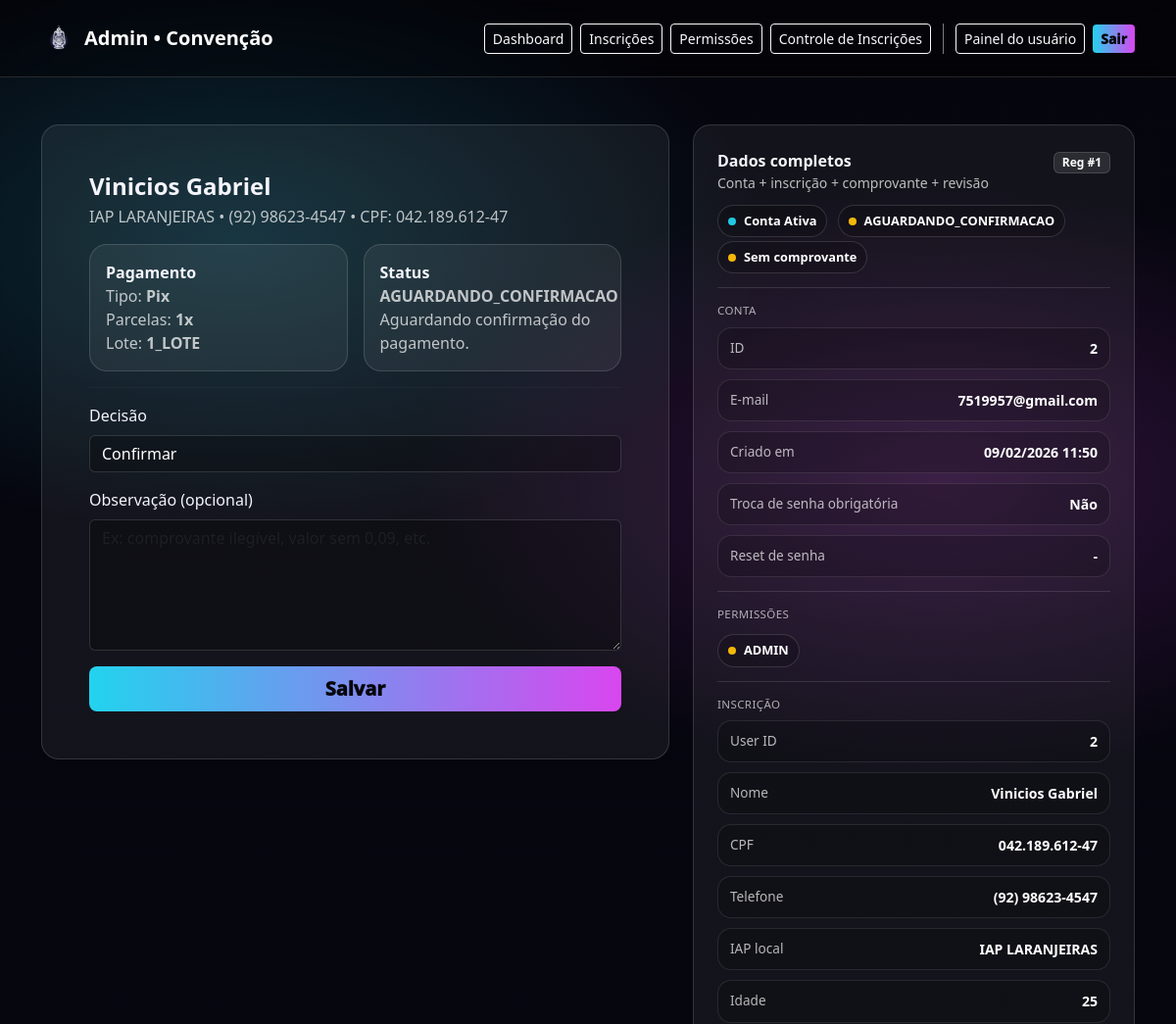
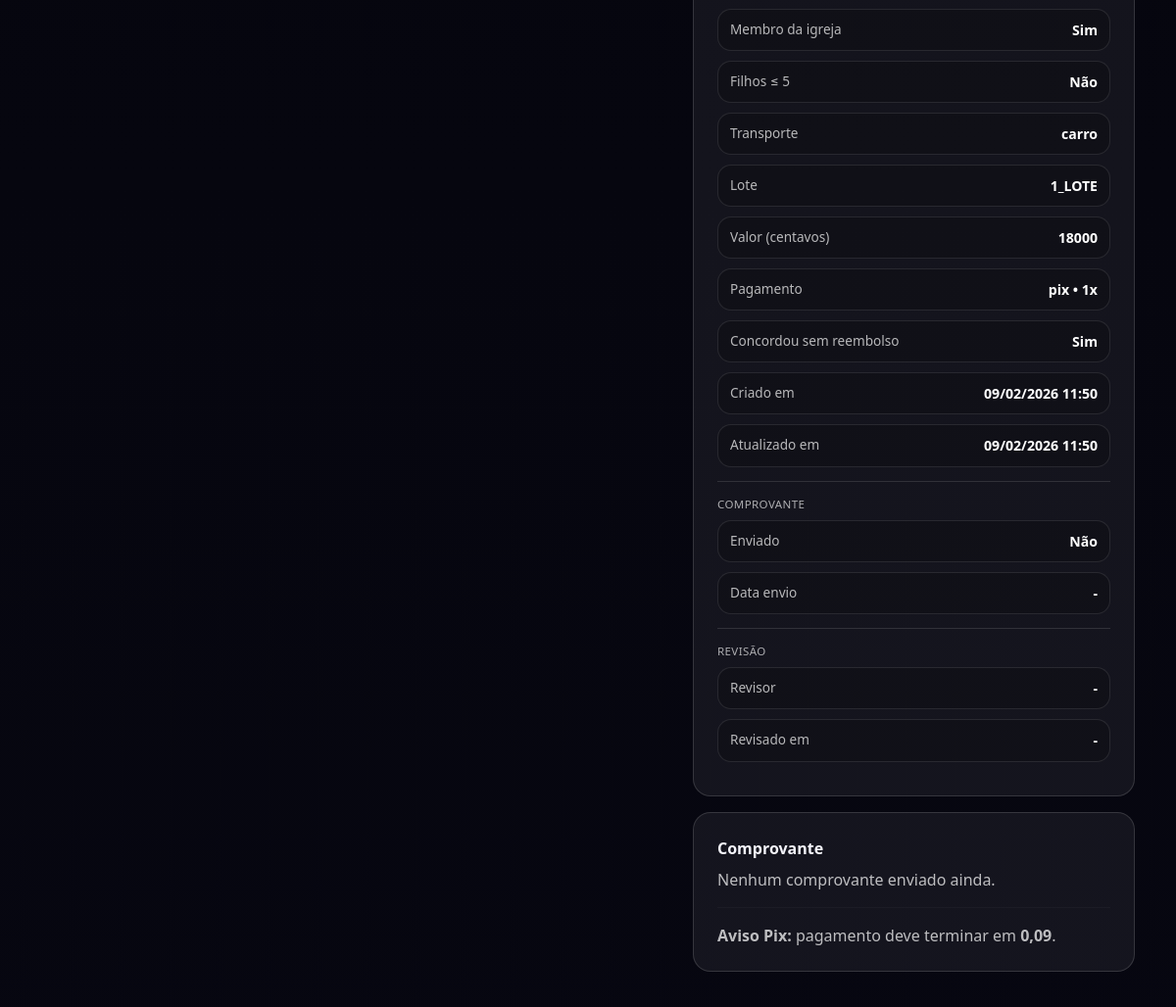
The app's page /admin/inscricoes/1 (signed in, upper part), older data (2 pictures, top to bottom).
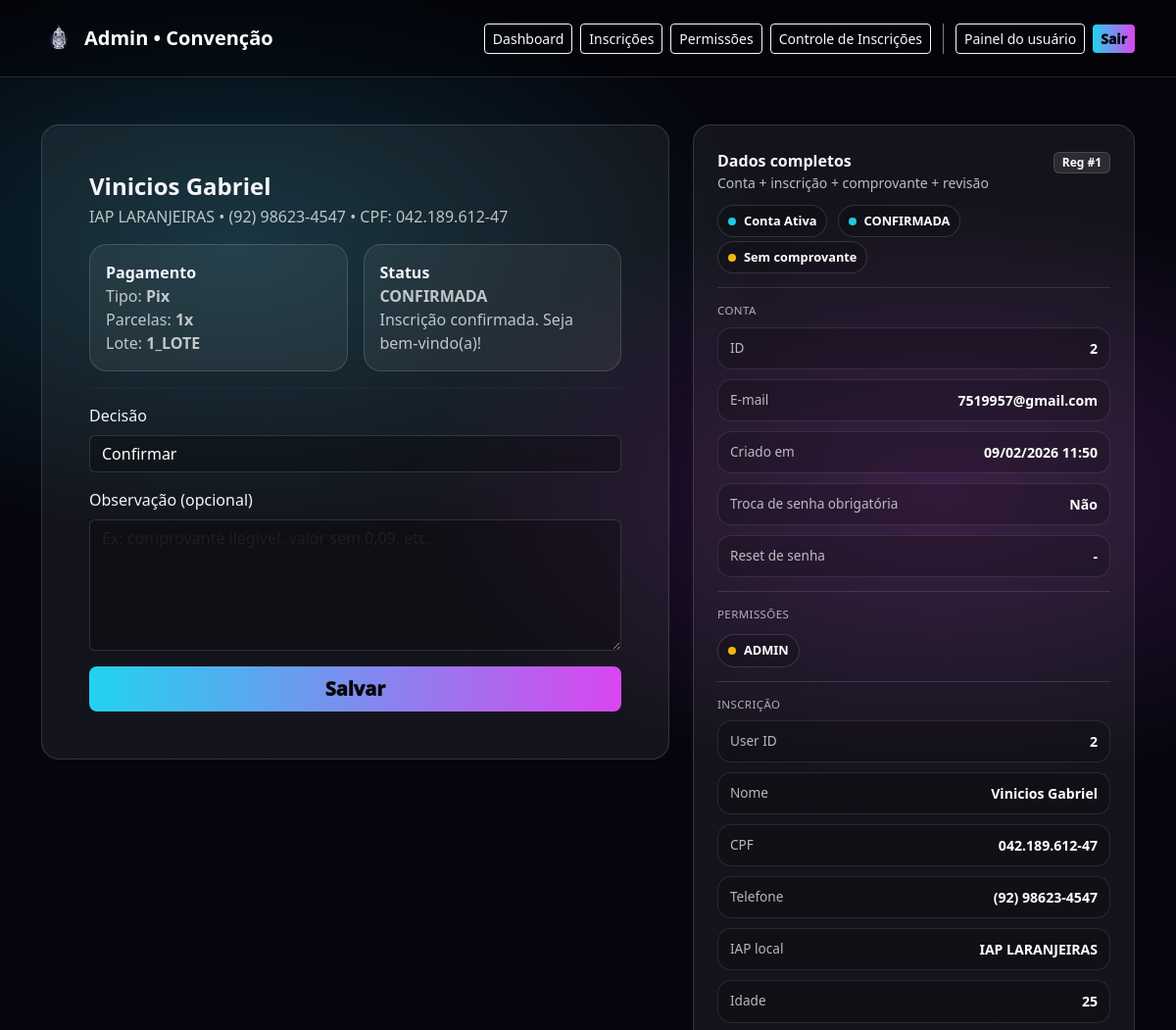
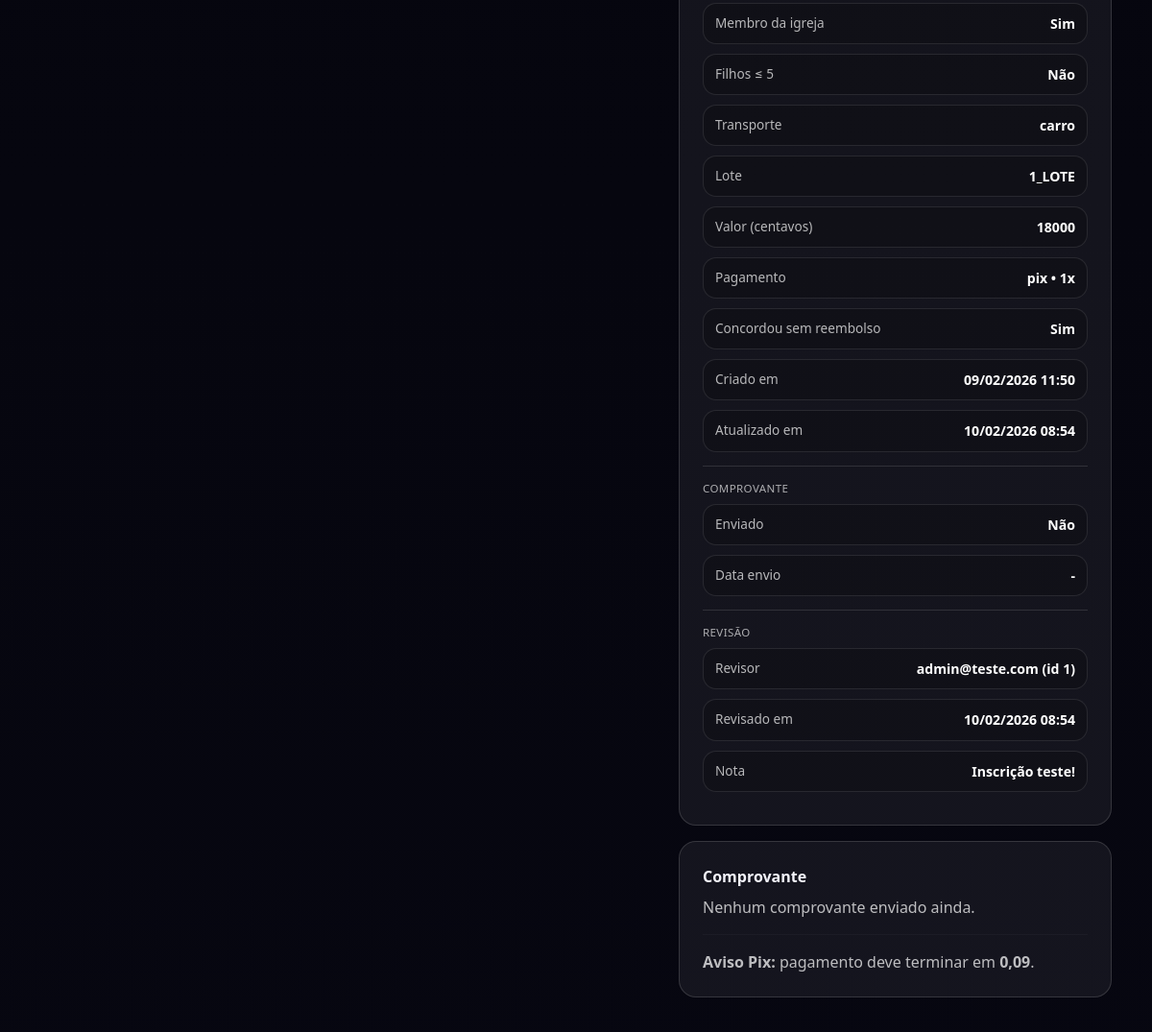
The same page, newer data (2 pictures, top to bottom).
### src/models.py (models this page shows, shortened)
class Registration(database.Model):
    __tablename__ = "registrations"
    id = database.Column(database.Integer, primary_key=True)
    user_id = database.Column(database.Integer, database.ForeignKey(
        "users.id"), unique=True, nullable=False)
    full_name = database.Column(database.String(150), nullable=False)
    cpf = database.Column(database.String(
        14), nullable=False)  # pode vir formatado
    phone = database.Column(database.String(20), nullable=False)
    iap_local = database.Column(database.String(120), nullable=False)
    transport = database.Column(database.String(
        20), nullable=False)  # "onibus" | "carro"
    lot_name = database.Column(database.String(
        40), nullable=False, default="1_LOTE")
    lot_value_cents = database.Column(
        database.Integer, nullable=False, default=18000)
    payment_type = database.Column(database.String(
        20), nullable=False, default="pix")  # pix | credito
    installments = database.Column(
        database.Integer, nullable=False, default=1)        # 1..3
    status = database.Column(database.String(
        30), nullable=False, default="AGUARDANDO_CONFIRMACAO")
    status_message = database.Column(database.String(255), nullable=True)
    age = database.Column(database.Integer, nullable=True)  # 4.2
    has_kids_u5 = database.Column(
        database.Boolean, default=False, nullable=False)  # 4.1
    kids_u5_names = database.Column(
        database.String(255), nullable=True)  # 4.1 (nome(s))
    agree_no_refund = database.Column(
        database.Boolean, default=False, nullable=False)  # 4.3
    is_church_member = database.Column(
        database.Boolean, default=False, nullable=False)  # 4.4
    proof_file_path = database.Column(database.String(255), nullable=True)
    proof_uploaded_at = database.Column(database.DateTime, nullable=True)
    reviewed_by_user_id = database.Column(
        database.Integer, database.ForeignKey("users.id"), nullable=True)
    reviewed_at = database.Column(database.DateTime, nullable=True)
    review_note = database.Column(database.Text, nullable=True)
    created_at = database.Column(database.DateTime, default=datetime.utcnow)
    updated_at = database.Column(
        database.DateTime, default=datetime.utcnow, onupdate=datetime.utcnow)
    __table_args__ = (
        UniqueConstraint("cpf", name="uq_registrations_cpf"),
    )
    user = database.relationship(
        "User",
        foreign_keys=[user_id],
        back_populates="registration"
    )
    reviewer = database.relationship(
        "User",
        foreign_keys=[reviewed_by_user_id]
    )

class User(database.Model, UserMixin):
    __tablename__ = "users"
    id = database.Column(database.Integer, primary_key=True)
    email = database.Column(database.String(
        120), unique=True, nullable=False, index=True)
    password_hash = database.Column(database.String(255), nullable=False)
    must_change_password = database.Column(
        database.Boolean, default=False)  # NOVO
    password_reset_at = database.Column(database.DateTime, nullable=True)
    is_active = database.Column(database.Boolean, default=True)
    created_at = database.Column(database.DateTime, default=datetime.utcnow)
    roles = database.relationship(
        "Role", secondary=user_roles, backref="users")
    registration = database.relationship(
        "Registration",
        back_populates="user",
        uselist=False,
        foreign_keys="Registration.user_id"
    )
    @property
    def is_super(self) -> bool:
        return any(r.is_super for r in self.roles)
    @property
    def can_review_payments(self) -> bool:
        return self.is_super or any(r.can_review_payments for r in self.roles)

### src/routes.py (the view, shortened to what this page needs)
@app.route("/admin/inscricoes/<int:reg_id>", methods=["GET", "POST"])
@login_required
def admin_inscricao_detalhe(reg_id):
    if not can_review():
        abort(403)
    reg = Registration.query.get_or_404(reg_id)
    form = ReviewRegistrationForm()
    return render_template(
        "admin/inscricao_detalhe.html",
        reg=reg,
        user=reg.user,
        reviewer=reg.reviewer,
        form=form
    )

### src/forms.py
class ReviewRegistrationForm(FlaskForm):
    decision = SelectField(
        "Decisão",
        choices=[("CONFIRMADA", "Confirmar"), ("NEGADA", "Negar")],
        validators=[DataRequired()],
    )
    note = TextAreaField("Observação (opcional)",
                         validators=[Length(max=2000)])
    submit = SubmitField("Salvar")

### src/__init__.py (called while the page is built)
@app.template_filter("fmt_manaus")
def fmt_manaus(dt):
    if not dt:
        return "-"
    if dt.tzinfo is None:
        dt = pytz.utc.localize(dt)
    return dt.astimezone(tz_manaus).strftime("%d/%m/%Y %H:%M")

@app.context_processor
def inject_globals():
    return {
        "now": datetime.utcnow,
        "pix_msg": PIX_PADRAO_MSG,
        "criancas_msg": CRIANCAS_MSG,
        "inclui_itens": INCLUI_ITENS,
        "contato_pagamento": CONTATO_PAGAMENTO,
        "contato_pagamento_texto": CONTATO_PAGAMENTO_TEXTO,
        "lot1_limit": LOT1_LIMIT,
        "pix_suffix": str(PIX_SUFFIX).replace(".", ","),
    }

### src/models.py (called while the page is built)
@login_manager.user_loader
def load_user(user_id):
    return User.query.get(int(user_id))

### src/routes.py (called while the page is built)
def can_review():
    return getattr(current_user, "can_review_payments", False)

### src/templates/admin/inscricao_detalhe.html (shortened to what the changed rows need)
<!doctype html>
<html lang="pt-br">
<head>
    <link href="https://cdn.jsdelivr.net/npm/bootstrap@5.3.3/dist/css/bootstrap.min.css" rel="stylesheet">
</head>
<body>
    <main class="py-5">
        <div class="container">
            <div class="row g-4">
                <div class="col-lg-7">
                    <div class="cardx p-4 p-lg-5">
                        <h1 class="h4 fw-bold mb-1">{{ reg.full_name }}</h1>
                        <div class="muted mb-3">
                            {{ reg.iap_local }} • {{ reg.phone }} • CPF: {{ reg.cpf }}
                        </div>
                        <div class="row g-3">
                            <div class="col-md-6">
                                <div class="cardx p-3">
                                    <div class="muted">
                                        <div>Tipo: <b>{{ 'Pix' if reg.payment_type=='pix' else 'Crédito' }}</b></div>
                                        <div>Parcelas: <b>{{ reg.installments }}x</b></div>
                                        <div>Lote: <b>{{ reg.lot_name }}</b></div>
                                    </div>
                                </div>
                            </div>
                            <div class="col-md-6">
                                <div class="cardx p-3">
                                    <div class="muted">
                                        <div><b>{{ reg.status }}</b></div>
                                        <div>{{ reg.status_message or '' }}</div>
                                    </div>
                                </div>
                            </div>
                        </div>
                        <hr style="border-color:rgba(255,255,255,.12)">
                        <form method="POST">
                            <label class="form-label">{{ form.decision.label.text }}</label>
                            {{ form.decision(class="form-select") }}
                            <label class="form-label mt-3">{{ form.note.label.text }}</label>
                            {{ form.note(class="form-control", rows="5",
                            placeholder="Ex: comprovante ilegível, valor sem 0,09, etc.") }}
                            <button class="btn btn-neon btn-lg w-100 mt-3">{{ form.submit.label.text }}</button>
                        </form>
                    </div>
                </div>
                <div class="col-lg-5">
                    <div class="cardx p-4 mb-3">
                        <div class="d-flex align-items-start justify-content-between mb-2">
                            <div class="text-end">
                                <span class="badge badge-soft">Reg #{{ reg.id }}</span>
                            </div>
                        </div>
                        <div class="mb-2">
                            <span class="chip">
                                <span class="dot {{ 'ok' if user.is_active else 'bad' }}"></span>
                                Conta {{ 'Ativa' if user.is_active else 'Inativa' }}
                            </span>
                            <span class="chip">
                                <span
                                    class="dot {{ 'warn' if reg.status == 'AGUARDANDO_CONFIRMACAO' else ('ok' if reg.status == 'CONFIRMADA' else 'bad') }}"></span>
                                {{ reg.status }}
                            </span>
                            <span class="chip">
                                <span class="dot {{ 'ok' if reg.proof_file_path else 'warn' }}"></span>
                                {{ 'Comprovante enviado' if reg.proof_file_path else 'Sem comprovante' }}
                            </span>
                        </div>
                        <div class="kv">
                            <div class="k">User ID</div>
                            <div class="v">{{ reg.user_id }}</div>
                        </div>
                        <div class="kv">
                            <div class="k">Nome</div>
                            <div class="v text-break">{{ reg.full_name }}</div>
                        </div>
                        <div class="kv">
                            <div class="k">CPF</div>
                            <div class="v">{{ reg.cpf }}</div>
                        </div>
                        <div class="kv">
                            <div class="k">Telefone</div>
                            <div class="v">{{ reg.phone }}</div>
                        </div>
                        <div class="kv">
                            <div class="k">IAP local</div>
                            <div class="v text-break">{{ reg.iap_local }}</div>
                        </div>
                        {% if reg.age is not none %}
                        <div class="kv">
                            <div class="k">Idade</div>
                            <div class="v">{{ reg.age }}</div>
                        </div>
                        {% endif %}
                        <div class="kv">
                            <div class="k">Membro da igreja</div>
                            <div class="v">{{ 'Sim' if reg.is_church_member else 'Não' }}</div>
                        </div>
                        <div class="kv">
                            <div class="k">Filhos ≤ 5</div>
                            <div class="v">{{ 'Sim' if reg.has_kids_u5 else 'Não' }}</div>
                        </div>
                        <div class="kv">
                            <div class="k">Transporte</div>
                            <div class="v">{{ reg.transport }}</div>
                        </div>
                        <div class="kv">
                            <div class="k">Lote</div>
                            <div class="v">{{ reg.lot_name }}</div>
                        </div>
                        <div class="kv">
                            <div class="k">Valor (centavos)</div>
                            <div class="v">{{ reg.lot_value_cents }}</div>
                        </div>
                        <div class="kv">
                            <div class="k">Pagamento</div>
                            <div class="v">{{ reg.payment_type }} • {{ reg.installments }}x</div>
                        </div>
                        <div class="kv">
                            <div class="k">Concordou sem reembolso</div>
                            <div class="v">{{ 'Sim' if reg.agree_no_refund else 'Não' }}</div>
                        </div>
                        <div class="kv">
                            <div class="k">Criado em</div>
                            <div class="v">{{ reg.created_at|fmt_manaus }}</div>
                        </div>
                        <div class="kv">
                            <div class="k">Atualizado em</div>
                            <div class="v">{{ reg.updated_at|fmt_manaus }}</div>
                        </div>
                        <div class="kv">
                            <div class="k">Enviado</div>
                            <div class="v">{{ 'Sim' if reg.proof_file_path else 'Não' }}</div>
                        </div>
                        <div class="kv">
                            <div class="k">Data envio</div>
                            <div class="v">{{ reg.proof_uploaded_at|fmt_manaus }}</div>
                        </div>
                        <div class="kv">
                            <div class="k">Revisor</div>
                            <div class="v text-break">
                                {% if reviewer %}{{ reviewer.email }} (id {{ reviewer.id }}){% else %}-{% endif %}
                            </div>
                        </div>
                        <div class="kv">
                            <div class="k">Revisado em</div>
                            <div class="v">{{ reg.reviewed_at|fmt_manaus }}</div>
                        </div>
                        {% if reg.review_note %}
                        <div class="kv">
                            <div class="k">Nota</div>
                            <div class="v text-break">{{ reg.review_note }}</div>
                        </div>
                        {% endif %}
                    </div>
                </div>
            </div>
        </div>
    </main>
</body>
</html>

Row changes from the older to the newer data that the page shows:
changed Registration "Vinicios Gabriel": status "AGUARDANDO_CONFIRMACAO" → "CONFIRMADA"; status_message "Aguardando confirmação do pagamento." → "Inscrição confirmada. Seja bem-vindo(a)!"; updated_at|fmt_manaus "09/02/2026 11:50" → "10/02/2026 08:54"; reviewed_at|fmt_manaus "-" → "10/02/2026 08:54"; review_note (not shown) → "Inscrição teste!"
now on this page (row unchanged): User: email "admin@teste.com", id "1"
Text that changed along with them:
text now shown: "(id ) Nota"
